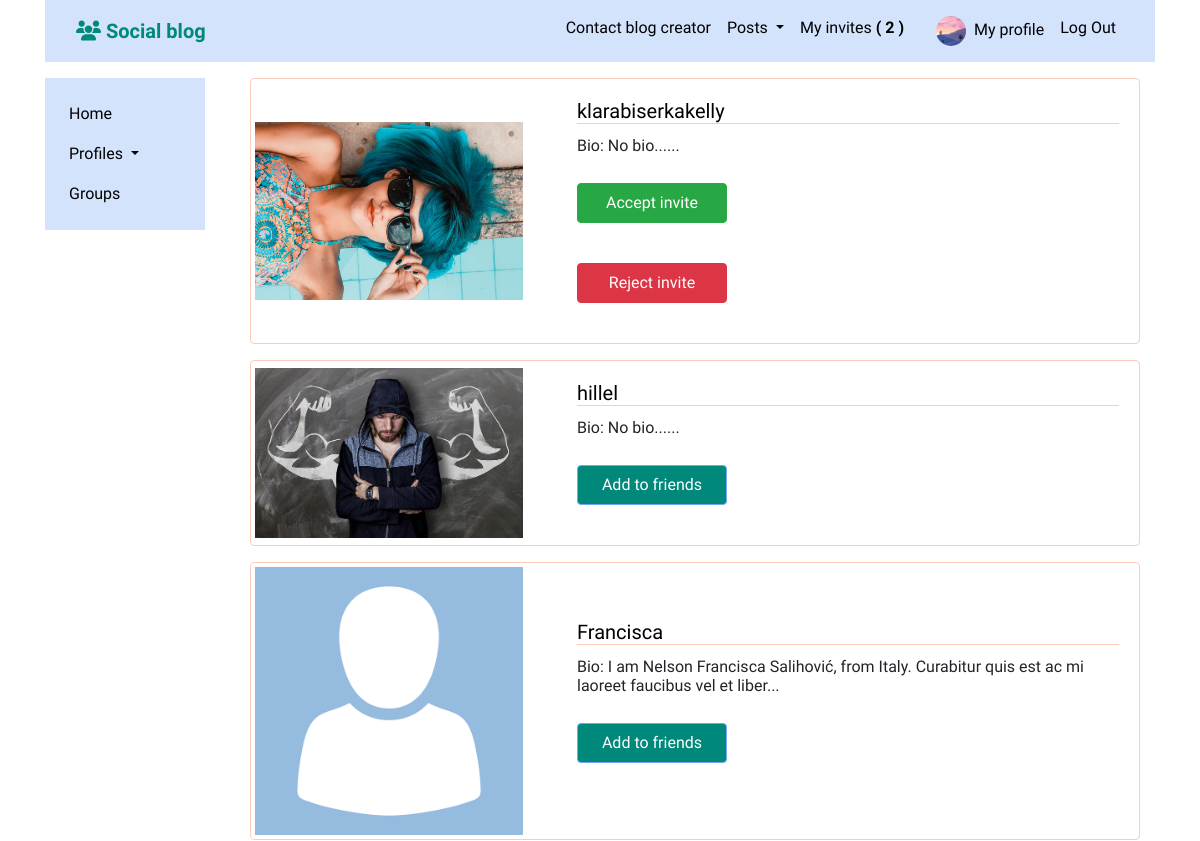
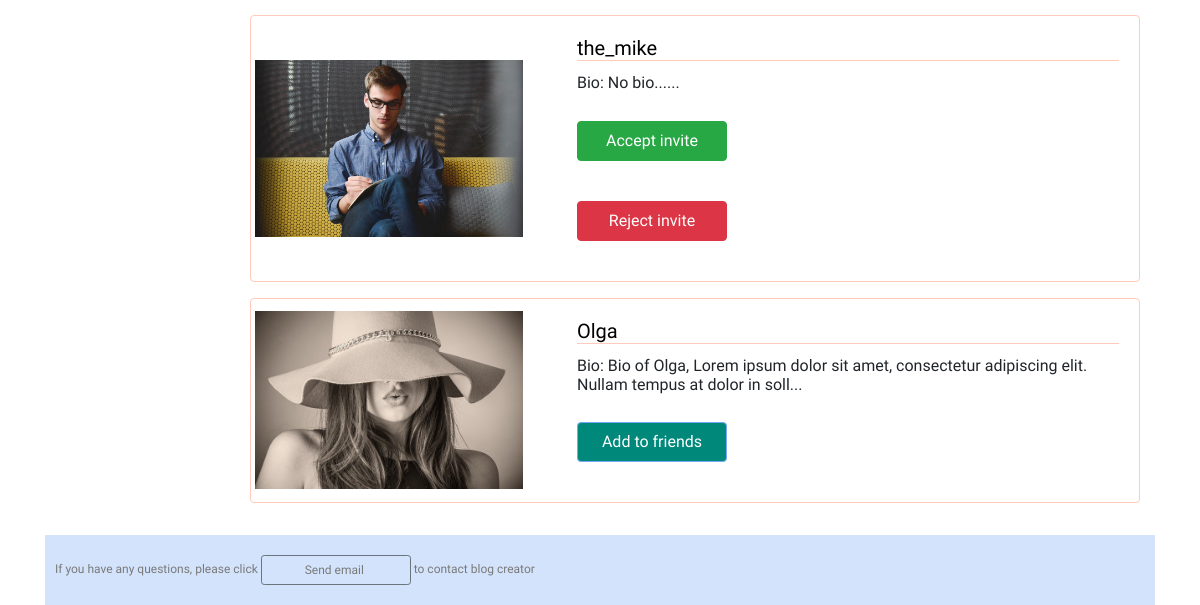
Page /profiles/to_invite/ (signed in) on the earlier database version (2 pictures, top to bottom).
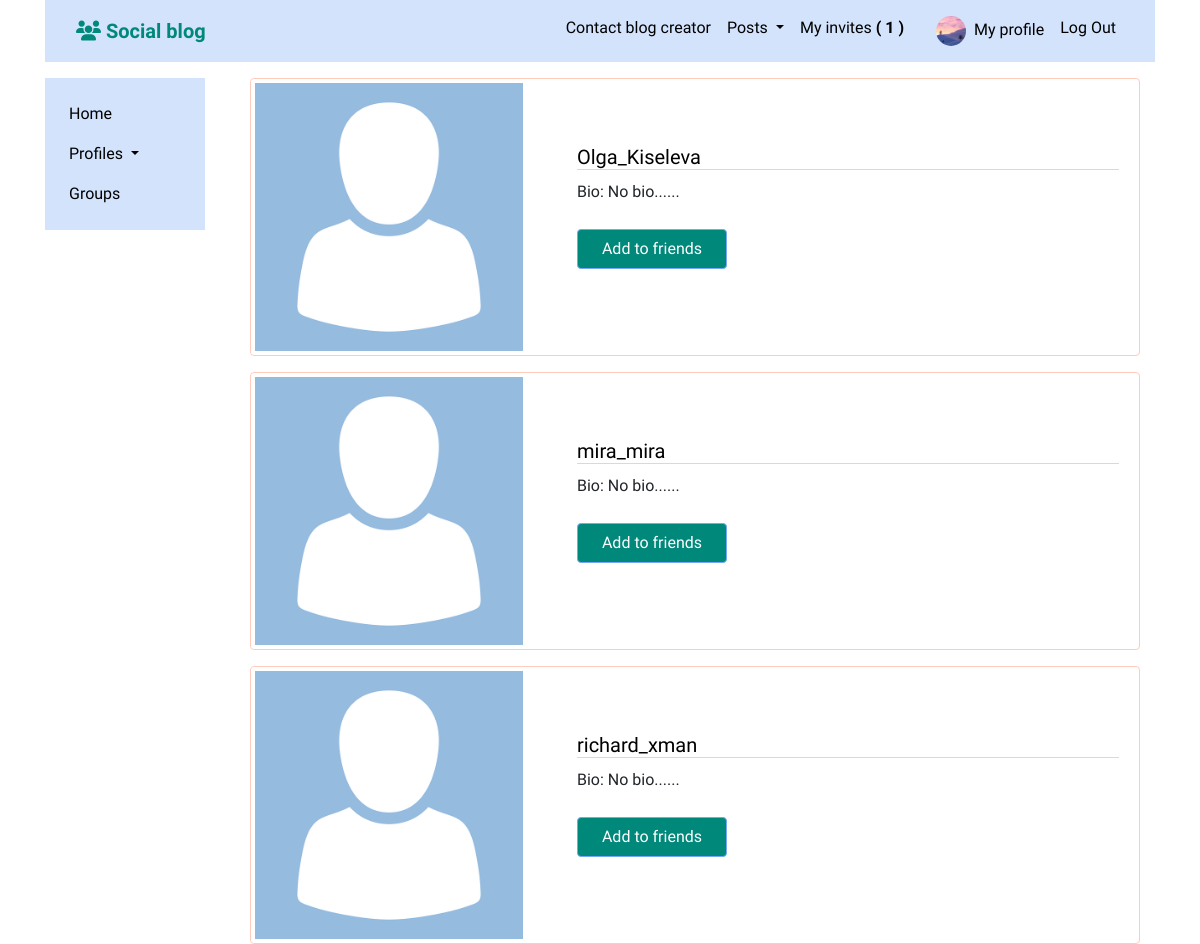
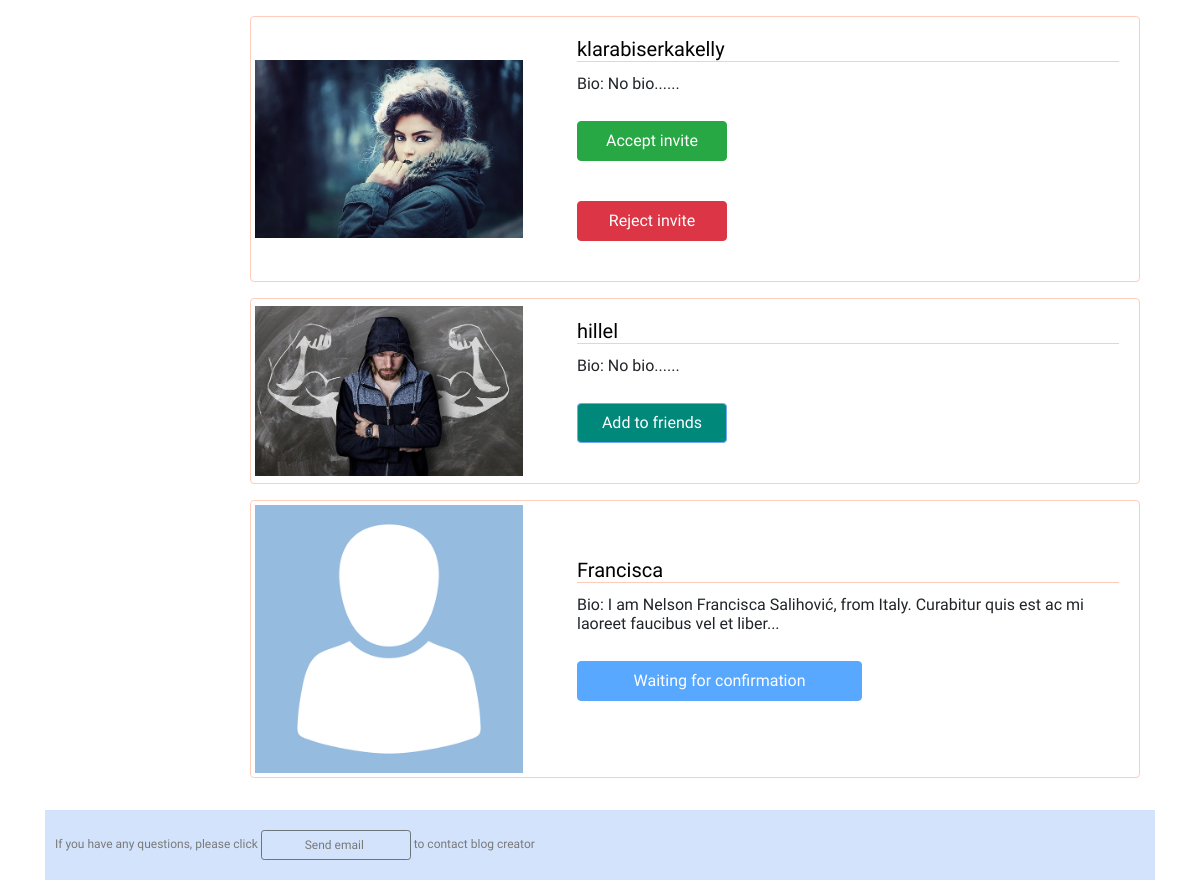
Same page on the later database version (2 pictures, top to bottom).
### profiles/models.py (models this page shows, shortened)
class Profile(models.Model):
    first_name = models.CharField(max_length=100, blank=True)
    last_name = models.CharField(max_length=100, blank=True)
    user = models.OneToOneField(User, on_delete=models.CASCADE)
    bio = models.TextField(default='No bio...')
    friends = models.ManyToManyField(User, related_name='friends', blank=True)
    email = models.EmailField(max_length=200, blank=True)
    country = models.CharField(max_length=200,blank=True)
    avatar = models.ImageField(default='avatar.png', upload_to='avatars/')
    slug = models.SlugField(unique=True, blank=True)
    updated = models.DateTimeField(auto_now=True)
    created = models.DateTimeField(auto_now_add=True)
    objects = ProfileManager()
    def get_absolute_url(self):
        return reverse('profiles:profile_detail_view', kwargs={'slug': self.slug})
    __initial_first_name = None
    __initial_last_name = None
    def __init__(self, *args, **kwargs):
        super().__init__(*args, **kwargs)
        self.__initial_first_name = self.first_name
        self.__initial_last_name = self.last_name
    class Meta:
        ordering = ['-created',]

### profiles/views.py (the view)
# urls.py: path('to_invite/', views.invite_profiles_list_view, name='invite_profiles_view'),
@login_required
def invite_profiles_list_view(request):
    user = request.user
    profile = Profile.objects.get(user=user)
    qs = Profile.objects.get_all_profiles_to_invite(user)
    rel_r = Relationship.objects.filter(sender=profile)
    rel_s = Relationship.objects.filter(receiver=profile)
    rel_receiver = []
    rel_sender = []
    for item in rel_r:
        rel_receiver.append(item.receiver.user)
    for item in rel_s:
        rel_sender.append(item.sender.user)
    context = {
        'rel_receiver': rel_receiver,
        'rel_sender': rel_sender,
        'qs': qs,
    }
    return render(request, 'profiles/to_invite_list.html', context)

### profiles/context_processors.py (called while the page is built)
def profile_pic(request):
    if request.user.is_authenticated:
        profile_obj = Profile.objects.get(user=request.user)
        pic = profile_obj.avatar
        return {'picture': pic}
    return {}

def invitations_no_rec(request):
    if request.user.is_authenticated:
        profile_obj = Profile.objects.get(user=request.user)
        qs_count = Relationship.objects.invitations_received(profile_obj).count()
        return {'invitations_no': qs_count}
    return {}

### profiles/models.py (called while the page is built)
    def get_all_profiles_to_invite(self, sender):
        profiles = Profile.objects.all().exclude(user=sender)
        profile = Profile.objects.get(user=sender)
        qs = Relationship.objects.filter(Q(sender=profile) | Q(receiver=profile))
        accepted = set([])
        for rel in qs:
            if rel.status == 'accepted':
                accepted.add(rel.receiver)
                accepted.add(rel.sender)
        available = [profile for profile in profiles if profile not in accepted]
        return available

    def invitations_received(self, receiver):
        qs = Relationship.objects.filter(receiver=receiver, status='send')
        return qs

### profiles/templates/profiles/to_invite_list.html (shortened to what this page needs)
<!DOCTYPE html>
{% extends 'base.html' %}
{% block content %}
<div class='container'>
    {% for object in qs %}
    <div class="card mb-3">
      <div class="row g-0">
        <div class="col-md-4 d-flex align-items-center">
          <a href="{{object.get_absolute_url}}" ><img class="img-thumbnail" src="{{object.avatar.url}}"></a>
        </div>
        <div class="col-md-8 d-flex align-items-center">
          <div class="card-body">
            <a href="{{object.get_absolute_url}}"><h5 class="card-title profile_name">{{object.user}}</h5></a>
            <h6 class="card-text">Bio: {{object.bio|slice:100}}...</h6>
            {% if object.user not in rel_receiver and object.user not in rel_sender %}
                <form method="POST" action="{% url 'profiles:send_invite'%}">
                  <button type="submit" class="btn btn-primary">Add to friends</button>
                </form>
            {% endif %}
            {% if object.user in rel_sender %}
              <form method="post" action="{% url 'profiles:accept_invite' %}">
                <button class="btn btn-success" type="submit">Accept invite</button>
              </form>
              <form method="post" action="{% url 'profiles:reject_invite' %}">
                <button class="btn btn-danger" type="submit">Reject invite</button>
              </form>
            {% endif %}
            {% if object.user in rel_receiver and request.user not in object.friends.all%}
                <button class="btn btn-primary disabled long_button">Waiting for confirmation</button>
            {% endif %}
          </div>
        </div>
      </div>
    </div>
    {% endfor %}
</div>
{% endblock content %}

Differences in the rows shown:
no longer on this page (row edited): Profile: avatar (picture), user "the_mike", bio "No bio..."
no longer on this page (row edited): Profile: avatar (picture), user "Olga", bio "Bio of Olga, Lorem ipsum dolor sit amet, consectetur adipiscing elit. Nullam tempus at dolor in soll"
added Profile: avatar (placeholder picture), user "Olga_Kiseleva", bio "No bio..."
added Profile: avatar (placeholder picture), user "mira_mira", bio "No bio..."
added Profile: avatar (placeholder picture), user "richard_xman", bio "No bio..."
changed Profile "klarabiserkakelly": avatar: a different picture
computed for Profile "Francisca": text "Add to friends" → "Waiting for confirmation"
Other differences:
{{ invitations_no }}: "2" → "1"
